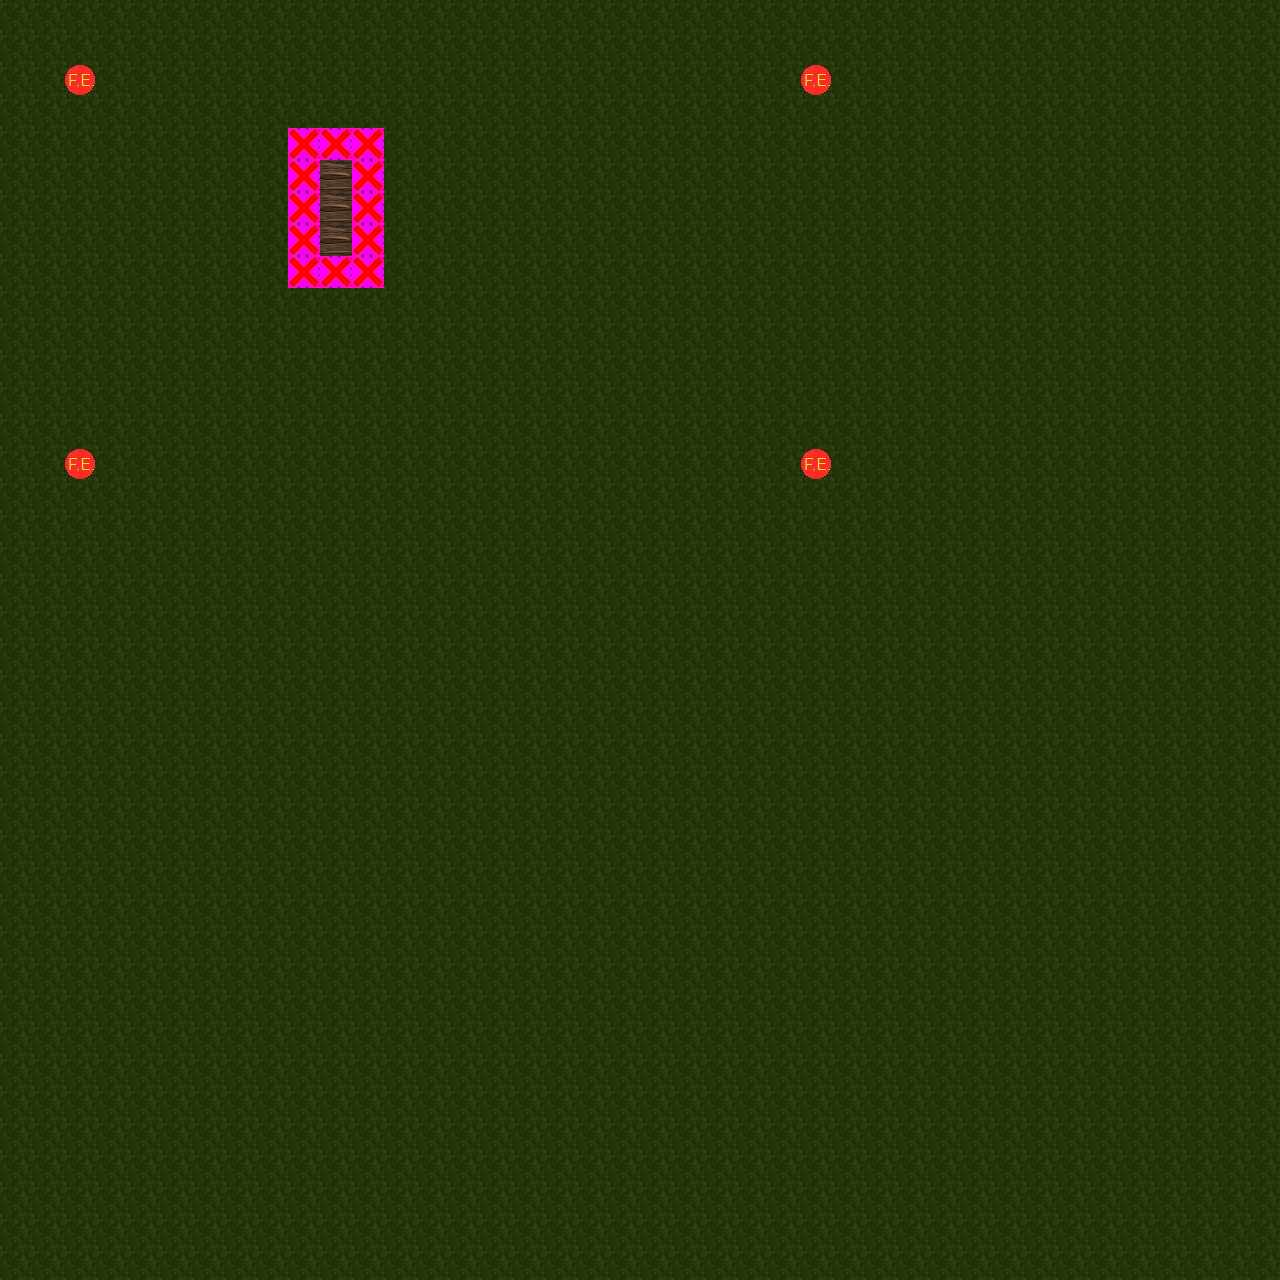

Below is a game level as drawn by its tile map, then a one-line description and the .tmx that defines it (tile-layer data replaced by summaries):
An orthogonal 40x40 tile map with 32x32 px tiles, 3 tile layers (Layer 1, Clip, Enemy), 4 tilesets and 2 objects (PlayerStart, Portal).

<map version="1.0" orientation="orthogonal" width="40" height="40" tilewidth="32" tileheight="32">
 <tileset firstgid="1" name="Grass" tilewidth="32" tileheight="32">
  <image source="se_free_grass_texture.jpg" />
  <tile id="0">
   <properties>
    <property name="TileType" value="0" />
   </properties>
  </tile>
 </tileset>
 <tileset firstgid="2" name="Wood" tilewidth="32" tileheight="32">
  <image source="se_free_wood_texture.jpg" />
  <tile id="0">
   <properties>
    <property name="TileType" value="1" />
   </properties>
  </tile>
 </tileset>
 <tileset firstgid="3" name="clip" tilewidth="32" tileheight="32">
  <image source="solid.jpg" trans="ff00ff" />
 </tileset>
 <tileset firstgid="4" name="FireEnemy" tilewidth="32" tileheight="32">
  <image source="FireEnemyIcon.png" trans="ff00ff" />
  <tile id="0">
   <properties>
    <property name="Type" value="Fire" />
   </properties>
  </tile>
 </tileset>
 <layer name="Layer 1" width="40" height="40">
  <data>[1600 cells, 1600 non-empty, 2 distinct tile ids]</data>
 </layer>
 <objectgroup name="Objects" width="40" height="40">
  <object name="PlayerStart" x="317" y="316" width="36" height="40" />
  <object name="Portal" x="321" y="65" width="32" height="31">
   <properties>
    <property name="DestinationMap" value="Levels\TestMap\Test" />
    <property name="DestinationX" value="7" />
    <property name="DestinationY" value="4" />
   </properties>
  </object>
 </objectgroup>
 <layer name="Clip" width="40" height="40">
  <data>[1600 cells, 12 non-empty, 1 distinct tile ids]</data>
 </layer>
 <layer name="Enemy" width="40" height="40">
  <data>[1600 cells, 4 non-empty, 1 distinct tile ids]</data>
 </layer>
</map>
